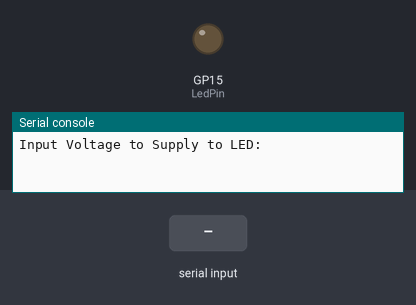
Recording of a program running on a simulated Raspberry Pi Pico running MicroPython. On the bench: output pins drawn as LEDs (lit = HIGH), the last lines printed to the serial console. The test bench sets the inputs (shaded band).

Above: at 1.2 s.
1.3 s: "5" typed at the serial console, then Enter
At 2.0 s:
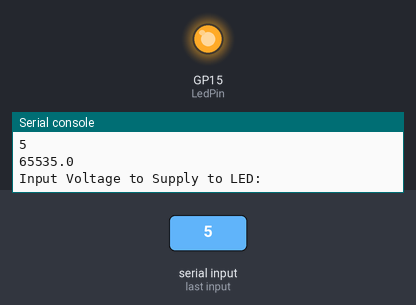
2.8 s: "1" typed at the serial console, then Enter
At 3.1 s:
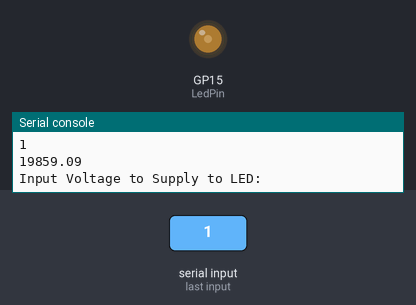
4.3 s: "90" typed at the serial console, then Enter
At 5.5 s:
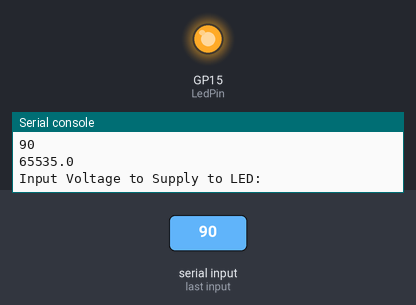
Timing chart, 0 to 7.3 s (numbered marks = the images above; inputs shaded):
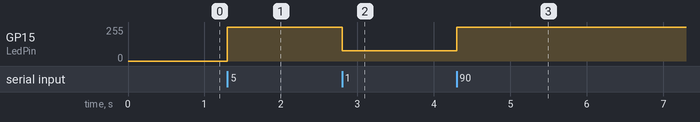

The program:

dimmableLEd.py
```python
from machine import PWM, Pin
from time import sleep

analogPin = 15
LedPin = PWM(Pin(analogPin, Pin.OUT))
LedPin.freq(1000)
LedPin.duty_u16(0)

while True:
    myVoltage = float(input('Input Voltage to Supply to LED: '))
    if (myVoltage >= 3.3):
        myVoltage = 3.3
    if (myVoltage <= 0):
        myVoltage = 0
    LedVoltage = (65535 / 3.3) * myVoltage
    print(LedVoltage)
    LedPin.duty_u16(int(LedVoltage))
             
```

Measured:
- after the input at 1.3 s, GP15 (LedPin): 0/255 → 255/255 at once
- after the input at 2.8 s, GP15 (LedPin): 255/255 → 77/255 at once
- after the input at 4.3 s, GP15 (LedPin): 77/255 → 255/255 at once
